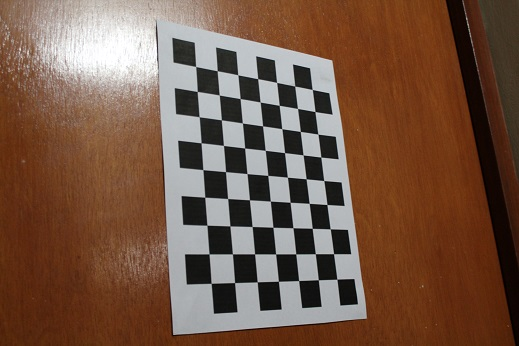
#> input picture imagenes/IMG_2979red.JPG, 519 x 346 px
$ python detector_final.py
#> lines starting #> are read from the running program, lines starting #| are printed output that depends on the picture; after the words box and inside, x2 and y2 are one past the last pixel; in counts of white or black regions, pixels touching at a corner belong together
import numpy as np
from skimage import io
import matplotlib.pyplot as plt
from sklearn.cluster import DBSCAN
from scipy.spatial import distance


# Convolucion 2D para detector de Harris
def convolve2d(image, kernel):
    m, n = kernel.shape
    y, x = image.shape
    y = y - m + 1
    x = x - n + 1
    result = np.zeros((y, x))
    for i in range(y):
        for j in range(x):
            result[i, j] = np.sum(image[i:i+m, j:j+n] * kernel)
    return result

# Detector de esquinas Harris
def corner_detection(src_image_path, threshold, show = False):
#> called with src_image_path = 'imagenes/IMG_2979red.JPG', threshold = 100000000, show = True
    image = io.imread(src_image_path)
#> image is the input picture: shape (346, 519, 3); mean R, G, B 116.9, 86.9, 69.2

    gray = np.mean(image, axis=2)

    dx = np.gradient(gray, axis=1)
    dy = np.gradient(gray, axis=0)

    dx2 = dx ** 2
    dy2 = dy ** 2
    dxy = dx * dy

    window = np.ones((3, 3))
    dx2 = convolve2d(dx2, window)
    dy2 = convolve2d(dy2, window)
#> after the loop in convolve2d (call 2), `for i in range(y):`:
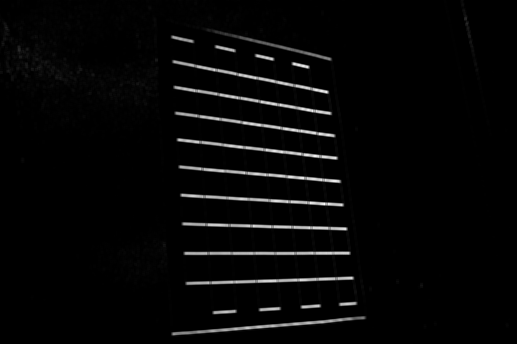
#> result: shape (344, 517) float64; min 0, max 43372.8, mean 1122.2; drawn with min black and max white
    dxy = convolve2d(dxy, window)
#> after the loop in convolve2d (call 3), `for i in range(y):`:
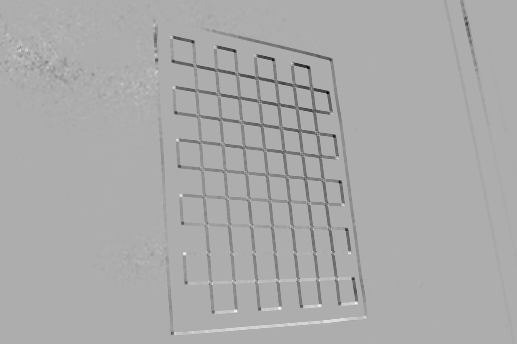
#> result: shape (344, 517) float64; min -15449.8, max 7258.9, mean -254.3; drawn with min black and max white

    corner_response = dx2 * dy2 - dxy ** 2 - 0.04 * (dx2 + dy2) ** 2
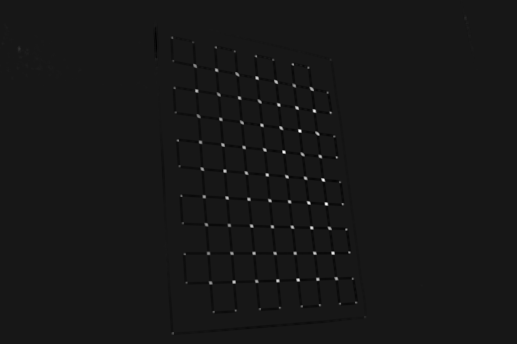
#> corner_response: shape (344, 517) float64; min -86308622.2, max 860373376.9, mean 470638.2; drawn with min black and max white

    corners = np.argwhere(corner_response > threshold)
#> corners = 1099 pairs, first value 36 to 333, second value 171 to 356

    if show == True:
        # Graficar la imagen y los puntos encontrados
        fig, ax = plt.subplots()
        # Mostrar la imagen en los ejes
        ax.imshow(image)
        # Extraer las coordenadas x e y por separado
        x_coords, y_coords = zip(*corners)
#> x_coords = 1099 values from 36 to 333; y_coords = 1099 values, max 356 at index 1061, min 171 at index 1, mean 267
        # Graficar los puntos sobre la imagen
        ax.scatter(y_coords, x_coords, color='red', marker='o')
        # Mostrar el gráfico
        plt.show()

    return corners


def segmentacion_DBSCAN(coordenadas, eps=5, min_samples=2, show = False):
    # Creando un objeto DBSCAN
    dbscan = DBSCAN(eps=eps, min_samples=min_samples)

    # Ajustando el modelo a las coordenadas
    dbscan.fit(coordenadas)

    # Obteniendo las etiquetas de los grupos
    etiquetas = dbscan.labels_

    # Convirtiendo las coordenadas a un array de numpy
    coordenadas = np.array(coordenadas)

    # Obteniendo las coordenadas de los puntos en cada grupo
    grupos = np.unique(etiquetas)
    coordenadas_grupos = [coordenadas[etiquetas == grupo] for grupo in grupos]

    if show == True:
        # Graficando los puntos por grupos
        for i, grupo in enumerate(coordenadas_grupos):
            plt.scatter(grupo[:, 1], -grupo[:, 0], label=f"Grupo {i}")

        # Graficando los puntos de ruido (etiqueta -1)
        ruido = coordenadas[etiquetas == -1]
        plt.scatter(ruido[:, 1], ruido[:, 0], color='black', label="Ruido")

        # plt.legend()
        plt.xlabel("Coordenada X")
        plt.ylabel("Coordenada Y")
        plt.title("Grupos obtenidos mediante DBSCAN")
        plt.show()

    return coordenadas_grupos, grupos


def Extraccion_centroide(coordenadas_grupos, grupos, show = False):

    # Convirtiendo las coordenadas a un array de numpy para facilitar la manipulación
    matriz_cent = np.ones((len(grupos),2))


    # Extraer centroides
    for i, grupo in enumerate(coordenadas_grupos):
        centroide = np.mean(grupo, axis=0)
        matriz_cent[i,:] = centroide

    if show == True:
        # Graficando los puntos por grupos
        for i, grupo in enumerate(coordenadas_grupos):
            plt.scatter(grupo[:, 1], -grupo[:, 0], label=f"Grupo {i}")
            plt.plot(matriz_cent[i,1], -matriz_cent[i,0], marker='x', color='red')

        # plt.legend()
        plt.xlabel("Coordenada X")
        plt.ylabel("Coordenada Y")
        plt.title("Grupos obtenidos mediante DBSCAN")
        plt.show()

    return matriz_cent


def filtro_nodos(coordenadas, num_nodos=97, dist_max=100, show=False):
    # Distancia máxima de conexión
    distancia_maxima = dist_max

    # Calcula la matriz de distancias
    dist_matrix = distance.cdist(coordenadas, coordenadas, 'euclidean')

    # Crea una matriz de conexiones
    num_puntos = len(coordenadas)
    conexiones = np.zeros((num_puntos, num_puntos))

    # Conecta los puntos dentro del umbral de distancia máxima
    for i in range(num_puntos):
        conexiones[i, np.where(dist_matrix[i] <= distancia_maxima)[0]] = 1

    # Calcula el número de conexiones de cada nodo
    num_conexiones = np.sum(conexiones, axis=1)

    # Obtén los índices de los nodos con más conexiones
    indices_nodos_mas_conexiones = np.argsort(num_conexiones)[-num_nodos:]

    # Obtén las coordenadas de los nodos con más conexiones
    coord_nodos_mas_conexiones = coordenadas[indices_nodos_mas_conexiones]

    if show == True:
        # Grafica los puntos y las conexiones
        plt.scatter(coordenadas[:, 0], coordenadas[:, 1], color='b')
        for i in range(num_puntos):
            for j in range(num_puntos):
                if conexiones[i, j] == 1:
                    plt.plot([coordenadas[i, 0], coordenadas[j, 0]], [coordenadas[i, 1], coordenadas[j, 1]], color='r')
        plt.scatter(coord_nodos_mas_conexiones[:, 0], coord_nodos_mas_conexiones[:, 1], color='g', marker='x')
        plt.xlabel('X')
        plt.ylabel('Y')
        plt.title('Conexiones de puntos')
        plt.show()

    return coord_nodos_mas_conexiones


def transformada_perspectiva(coordenadas, show = False):
    def encontrar_puntos_lejanos(coordenadas):

        coordenadas = np.asarray(coordenadas)

        top_izquierda = coordenadas[0][:]
        top_derecha = coordenadas[0][:]
        abajo_izquierda = coordenadas[0][:]
        abajo_derecha = coordenadas[0][:]

        for punto in coordenadas:
            x, y = punto

            diff_ti = punto - top_izquierda
            diff_td = punto - top_derecha
            diff_ai = punto - abajo_izquierda
            diff_ad = punto - abajo_derecha


            if - diff_ti[0] - diff_ti[1] > 0:
                top_izquierda = punto

            if - diff_td[0] + diff_td[1] > 0:
                top_derecha = punto

            if + diff_ai[0] - diff_ai[1] > 0:
                abajo_izquierda = punto

            if + diff_ad[0] + diff_ad[1] > 0:
                abajo_derecha = punto

        return top_izquierda, top_derecha, abajo_izquierda, abajo_derecha


    [top_izquierda, top_derecha, abajo_izquierda, abajo_derecha] = encontrar_puntos_lejanos(coordenadas)

    # Puntos distorsionados
    tx1 = top_izquierda[0]
    ty1 = top_izquierda[1]
    tx2 = top_derecha[0]
    ty2 = top_derecha[1]
    tx3 = abajo_izquierda[0]
    ty3 = abajo_izquierda[1]
    tx4 = abajo_derecha[0]
    ty4 = abajo_derecha[1]

    # Puntos reales
    x1 = 0
    y1 = 0
    x2 = 7
    y2 = 0
    x3 = 1
    y3 = 10
    x4 = 8
    y4 = 10

    # Puntos transformados
    puntos_transformados = np.array([[x1, y1, 1], [x2, y2, 1], [x3, y3, 1], [x4, y4, 1]], dtype=np.float32)

    # Puntos originales
    puntos_originales = np.array([[tx1, ty1], [tx2, ty2], [tx3, ty3], [tx4, ty4]], dtype=np.float32)

    # Construir la matriz A
    A = np.zeros((8, 8))
    b = np.zeros((8, 1))

    for i in range(4):
        X, Y = puntos_originales[i]
        x, y, _ = puntos_transformados[i]
        A[2 * i] = [X, Y, 1, 0, 0, 0, -x * X, -x * Y]
        A[2 * i + 1] = [0, 0, 0, X, Y, 1, -y * X, -y * Y]
        b[2 * i] = x
        b[2 * i + 1] = y

    # Resolver el sistema de ecuaciones lineales
    h = np.linalg.solve(A, b)

    # Obtener la ecuación inversa de transformación
    h11, h12, h13, h21, h22, h23, h31, h32 = h.flatten()

    new_points = np.zeros((len(coordenadas),2))

    for i in range(len(coordenadas)):
        x = coordenadas[i][0]
        y = coordenadas[i][1]
        nx = (h11*x + h12*y + h13) / (h31*x + h32*y + 1)
        ny = (h21*x + h22*y + h23) / (h31*x + h32*y + 1)

        new_points[i][0] = nx
        new_points[i][1] = ny

    if show == True:
        x = [punto[0] for punto in new_points]
        y = [punto[1] for punto in new_points]

        x_coords, y_coords = zip(*new_points)
        # Graficar los puntos sobre la imagen
        plt.scatter(y_coords, x_coords, color='red', marker='.')
        plt.xlabel('Coordenada X')
        plt.ylabel('Coordenada Y')
        plt.title('Puntos con transformación de perspectiva')
        plt.grid(False)
        plt.xlim(-2, 12)  # Rango en el eje x
        plt.ylim(-2, 11)  # Rango en el eje y
        plt.show()

    return new_points


def filtrar_bordes(coordenadas, coor_pers, show = False):
    coordenadas = np.asarray(coordenadas)
    coor_pers = np.asarray(coor_pers)

    # Matriz vacía
    filtered_points = np.empty((0, 2))  # puntos filtrados
    filtered_pers_points = np.empty((0, 2)) # puntos de la perspectiva filtrados

    for i in range(len(coordenadas)):
        if coor_pers[i][0]>0.5 and coor_pers[i][0]<7.5 and coor_pers[i][1]>0.5 and coor_pers[i][1]<9.5:
            filtered_points = np.vstack((filtered_points, coordenadas[i][:]))
            filtered_pers_points = np.vstack((filtered_pers_points, coor_pers[i][:]))

    if show == True:
        x = [punto[0] for punto in filtered_pers_points]
        y = [punto[1] for punto in filtered_pers_points]

        x_coords, y_coords = zip(*filtered_pers_points)
        # Graficar los puntos sobre la imagen
        plt.scatter(y_coords, x_coords, color='red', marker='.')
        plt.xlabel('Coordenada X')
        plt.ylabel('Coordenada Y')
        plt.title('Puntos con transformación de perspectiva con bordes filtrados')
        plt.grid(False)
        plt.xlim(-2, 12)  # Rango en el eje x
        plt.ylim(-2, 11)  # Rango en el eje y
        plt.show()

    return filtered_points, filtered_pers_points


def ordenar_puntos(coordenadas, coor_pers):
    # Redondear coordenadas de perspectiva
    coor_pers = np.round(coor_pers)

    # generar vector ordenado
    vector_pers_ord = np.zeros((63, 2))
    contador = 0
    for i in range(1, 10):
        for j in range(1, 8):
            vector_pers_ord[contador] = (j, i)
            contador += 1

    # Redondear coordenadas de perspectiva ordenadas
    vector_pers_ord = np.round(vector_pers_ord)

    # algoritmo de ordenamiento
    puntos_ordenados = np.empty((0, 2))  # crear matriz vacia
    for i in range(63):
        buscar = vector_pers_ord[i][:]
        for j in range(63):
            match = coor_pers[j][:]
            if buscar[0] == match[0] and buscar[1] == match[1]:
                puntos_ordenados = np.vstack((puntos_ordenados, coordenadas[j][:]))

    # generar el object_point
    columna_ceros = np.zeros((vector_pers_ord.shape[0], 1))
    object_point = np.hstack((vector_pers_ord-1, columna_ceros))


    print(puntos_ordenados)
    print(object_point)

    return(puntos_ordenados, object_point)


def graficar_puntos(src_image_path, points):
    image = io.imread(src_image_path)
    # Graficar la imagen y los puntos encontrados
    fig1, ax = plt.subplots()
    # Mostrar la imagen en los ejes
    ax.imshow(image)
    # Extraer las coordenadas x e y por separado
    x_coords, y_coords = zip(*points)
    # Graficar los puntos sobre la imagen
    ax.scatter(y_coords, x_coords, color='red', marker='.')
    # Mostrar el gráfico
    plt.show()


def graficar_puntos_unidos(src_image_path, points):
    image = io.imread(src_image_path)
    # Graficar la imagen y los puntos encontrados
    fig1, ax = plt.subplots()
    # Mostrar la imagen en los ejes
    ax.imshow(image)
    # Extraer las coordenadas x e y por separado
    x_coords, y_coords = zip(*points)
    # Graficar los puntos sobre la imagen
    ax.scatter(y_coords, x_coords, color='red', marker='.')
    #extraer x e y en vectores
    x = [punto[0] for punto in points]
    y = [punto[1] for punto in points]
    # plotear linea
    plt.plot(y, x, '-o', color='green', markersize=0)
    # Mostrar el gráfico
    plt.show()


show_plots = True

# Ruta de la imagen del tablero de ajedrez
src_image_path = "imagenes/IMG_2979red.JPG"
# src_image_path = "img_red/IMG_3151_red.JPG"
# src_image_path = "oth_img/IMG_2909.JPG"

# Detección Harris
corners = corner_detection(src_image_path,100000000, show=show_plots)

# Segmentacion DBSCAN
[coordenadas_grupos, grupos] = segmentacion_DBSCAN(corners, eps=1, min_samples=2, show = show_plots)
#> in segmentacion_DBSCAN, `coordenadas = np.array(coordenadas)`: coordenadas has the same summary as corners in corner_detection
#> in segmentacion_DBSCAN, `coordenadas_grupos = [coordenadas[etiquetas == grupo] for grupo in gru..`: coordenadas_grupos = 98 items
#> the loop in segmentacion_DBSCAN, `for i, grupo in enumerate(coordenadas_grupos):` made 98 passes
#> grupo on passes 2, 4, 6, 7, 27, 45, 53: [[42, 192], [42, 193]], [[50, 234], [51, 234], [51, 235]], [[59, 272], [59, 273], [60, 272], [60, 273]], [[60, 173], [61, 173]], [[112, 175], [112, 176]], [[165, 179], [165, 180], [166, 179], [166, 180]], [[181, 339], [181, 340], [182, 339], [182, 340]]
#> in segmentacion_DBSCAN, `ruido = coordenadas[etiquetas == -1]`: ruido = empty array
#> coordenadas_grupos = 98 items; grupos = 98 values from 0 to 97

# Ubicación de centroide de los grupos hallados
centroides = Extraccion_centroide(coordenadas_grupos, grupos,show=show_plots)
#> in Extraccion_centroide, `matriz_cent = np.ones((len(grupos),2))`: matriz_cent = 98 pairs, first value 1 to 1, second value 1 to 1
#> the loop in Extraccion_centroide, `for i, grupo in enumerate(coordenadas_grupos):` made 98 passes
#> centroide on passes 1, 3, 5, 8, 9, 10, 11, 12, 13, 14, 15, 16: [37.2, 171.6], [46.8, 215.6], [55.8, 255.6], [64, 292.3], [65.5, 194.5], [67.17, 307.8], [69.77, 216.2], [73.75, 236.8], [77.6, 256.4], [81.5, 275.5], [84.93, 293.6], [87.6, 174.2]
#> (grupo, centroide) on passes 2, 4, 6, 7, 27, 45: ([[42, 192], [42, 193]], [42, 192.5]), ([[50, 234], [51, 234], [51, 235]], [50.67, 234.3]), ([[59, 272], [59, 273], [60, 272], [60, 273]], [59.5, 272.5]), ([[60, 173], [61, 173]], [60.5, 173]), ([[112, 175], [112, 176]], [112, 175.5]), ([[165, 179], [165, 180], [166, 179], [166, 180]], [165.5, 179.5])
#> after the loop in Extraccion_centroide, `for i, grupo in enumerate(coordenadas_grupos):`: matriz_cent = 98 pairs, first value 37.2 to 332.5, second value 171.6 to 355.4
#> the loop in Extraccion_centroide, `for i, grupo in enumerate(coordenadas_grupos):` made 98 passes
#> centroides has the same summary as matriz_cent in Extraccion_centroide
graficar_puntos(src_image_path,centroides)
#> in graficar_puntos, `x_coords, y_coords = zip(*points)`: x_coords = 98 values, max 332.5 at index 97, min 37.2 at index 0, mean 178.2; y_coords = 98 values, max 355.4 at index 89, min 171.6 at index 0, mean 263.1

# Se filtran los elementos lejanos mediante sus conexiones
points = filtro_nodos(centroides, 97, 100, show=show_plots)
#> in filtro_nodos, `dist_matrix = distance.cdist(coordenadas, coordenadas, 'euclidean')`:
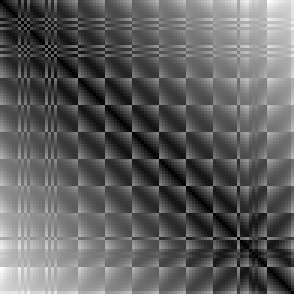
#> dist_matrix: shape (98, 98) float64 (shown 3 times larger); min 0, max 322.5, mean 121; drawn with min black and max white
#> in filtro_nodos, `num_puntos = len(coordenadas)`: num_puntos = 98
#> after the loop in filtro_nodos, `for i in range(num_puntos):`:
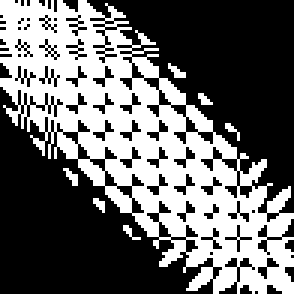
#> conexiones: shape (98, 98) float64 (shown 3 times larger); values 0 (black) and 1 (white), 40.7% white; 7 white regions (6 under 20 px), largest, box (x1, y1, x2, y2) and area: (0, 0, 98, 98) 3832
#> in filtro_nodos, `coord_nodos_mas_conexiones = coordenadas[indices_nodos_mas_conexiones]`: coord_nodos_mas_conexiones = 97 pairs, first value 37.2 to 311.5, second value 171.6 to 355.4
#> in filtro_nodos, `plt.show()`:
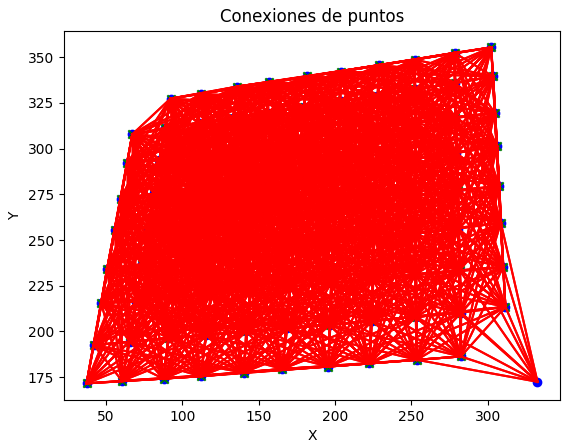
#> figure drawn by matplotlib, 1 panel
#> points has the same summary as coord_nodos_mas_conexiones in filtro_nodos
graficar_puntos(src_image_path,points)

# Se realiza una transformacion de perspectiva
points_pers = transformada_perspectiva(points, show=show_plots)
#> in encontrar_puntos_lejanos, `coordenadas = np.asarray(coordenadas)`: coordenadas has the same summary as coord_nodos_mas_conexiones in filtro_nodos
#> in encontrar_puntos_lejanos, `top_izquierda = coordenadas[0][:]`: top_izquierda = [37.2, 171.6]
#> the loop in encontrar_puntos_lejanos, `for punto in coordenadas:` made 97 passes
#> (x, y, diff_ti, diff_td, diff_ai, diff_ad) on passes 6 to 14: (60.5, 173, [23.3, 1.4], [18.5, -19.5], [-251, -40.5], [-241.7, -182.4]), (303.5, 339.5, [266.3, 167.9], [261.5, 147], [-8, 126], [1.3, -15.9]), (304.5, 319.5, [267.3, 147.9], [262.5, 127], [-7, 106], [2.3, -35.9]), (310, 235.2, [272.8, 63.65], [268, 42.75], [-1.5, 21.75], [7.8, -120.1]), (253.5, 184.5, [216.3, 12.9], [211.5, -8], [-58, -29], [-48.7, -170.9]), (87.6, 174.2, [50.4, 2.6], [45.6, -18.3], [-223.9, -39.3], [-214.6, -181.2]), (278.2, 352.4, [241, 180.8], [236.2, 159.9], [-33.3, 138.9], [-24, -3]), (46.8, 215.6, [9.6, 44], [4.8, 23.1], [-264.7, 2.1], [-255.4, -139.8]), (65.5, 194.5, [28.3, 22.9], [18.7, -21.1], [-246, -19], [-236.7, -160.9])
#> (x, y, diff_td, diff_ai, diff_ad) on passes 4 to 5: (282.3, 186.3, [245.1, 14.73], [-29.17, -27.17], [-19.87, -169.1]), (42, 192.5, [4.8, 20.9], [-269.5, -21], [-260.2, -162.9])
#> in transformada_perspectiva, `[top_izquierda, top_derecha, abajo_izquierda, abajo_derecha] = encontr..`: top_derecha = [67.17, 307.8]; abajo_izquierda = [311.5, 213.5]; abajo_derecha = [302.2, 355.4]
#> in transformada_perspectiva, `tx1 = top_izquierda[0]`: tx1 = 37.2
#> in transformada_perspectiva, `ty1 = top_izquierda[1]`: ty1 = 171.6
#> in transformada_perspectiva, `tx2 = top_derecha[0]`: tx2 = 67.17
#> in transformada_perspectiva, `ty2 = top_derecha[1]`: ty2 = 307.8
#> in transformada_perspectiva, `tx3 = abajo_izquierda[0]`: tx3 = 311.5
#> in transformada_perspectiva, `ty3 = abajo_izquierda[1]`: ty3 = 213.5
#> in transformada_perspectiva, `tx4 = abajo_derecha[0]`: tx4 = 302.2
#> in transformada_perspectiva, `ty4 = abajo_derecha[1]`: ty4 = 355.4
#> in transformada_perspectiva, `puntos_originales = np.array([[tx1, ty1], [tx2, ty2], [tx3, ty3], [tx4..`: puntos_originales = [[37.2, 171.6], [67.17, 307.8], [311.5, 213.5], [302.2, 355.4]]
#> the loop in transformada_perspectiva, `for i in range(4):` made 4 passes
#> after the loop in transformada_perspectiva, `for i in range(4):`: b = [0, 0, 7, 0, 1, 10, 8, 10]
#> in transformada_perspectiva, `h = np.linalg.solve(A, b)`: h = [-0.00239, 0.038, -6.44, 0.0354, -0.00779, 0.0193, 0.000474, -0.00098]
#> in transformada_perspectiva, `h11, h12, h13, h21, h22, h23, h31, h32 = h.flatten()`: h11 = -0.00239; h12 = 0.038; h13 = -6.44; h21 = 0.0354; h22 = -0.00779; h23 = 0.0193; h31 = 0.000474; h32 = -0.00098
#> in transformada_perspectiva, `new_points = np.zeros((len(coordenadas),2))`: new_points = 97 pairs, first value 0 to 0, second value 0 to 0
#> the loop in transformada_perspectiva, `for i in range(len(coordenadas)):` made 97 passes
#> (x, y, nx, ny) on passes 1 to 12: (37.2, 171.6, -2.71e-07, 2.42e-08), (311.5, 213.5, 1, 10), (302.2, 355.4, 8, 10), (282.3, 186.3, -0.0268, 9), (42, 192.5, 0.943, 0.00863), (60.5, 173, -0.00284, 0.947), (303.5, 339.5, 7.09, 10.01), (304.5, 319.5, 6, 10), (310, 235.2, 1.93, 10), (253.5, 184.5, -0.0281, 8.04), (87.6, 174.2, -0.0248, 2.03), (278.2, 352.4, 8.01, 9.06)

# Se excluyen los puntos del los bordes del tablero
[puntos_filtrados, puntos_pers_filtrados] = filtrar_bordes(points, points_pers, show=show_plots)
#> the loop in filtrar_bordes, `for i in range(len(coordenadas)):` made 97 passes
graficar_puntos(src_image_path, puntos_filtrados)

[puntos_ordenados, object_point] = ordenar_puntos(puntos_filtrados, puntos_pers_filtrados)

graficar_puntos_unidos(src_image_path, puntos_ordenados)
#> in graficar_puntos_unidos, `plt.show()`:
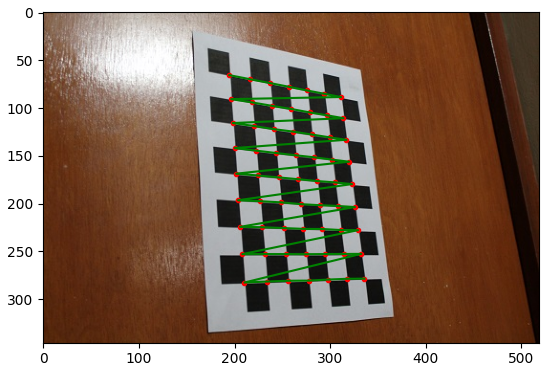
#> figure drawn by matplotlib, 1 panel
